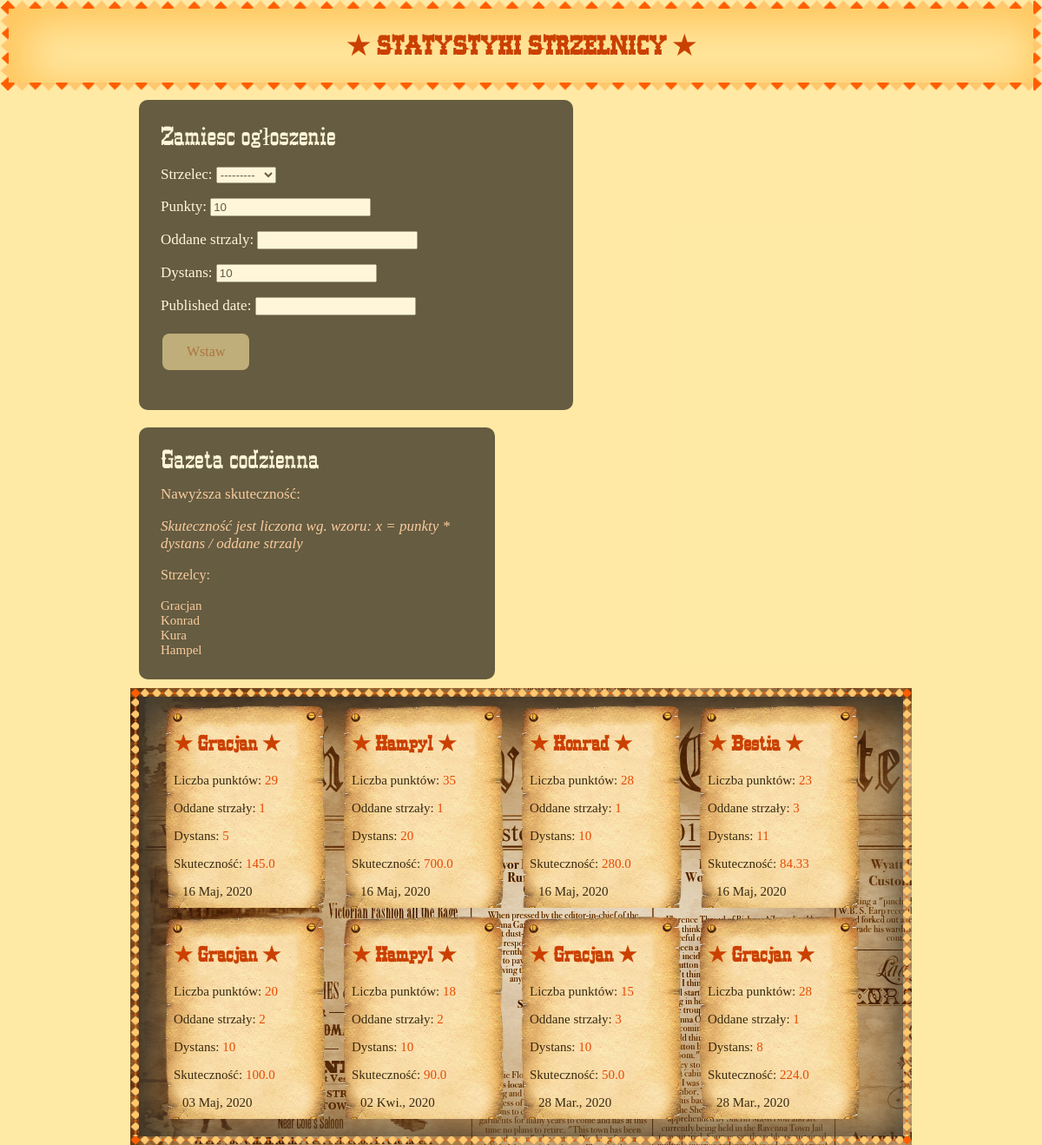
The page / on the database its author committed.
### wpisy/models.py (models this page shows, shortened)
class Wpis(models.Model):
    ZAWODNICY = (
        ('Gracjan', 'Gracjan'),
        ('Konrad', 'Konrad'),
        ('Bestia', 'Bestia'),
        ('Hampyl', 'Hampyl'),
    )
    strzelec = models.CharField(max_length=15, choices=ZAWODNICY)
    punkty = models.IntegerField(default = 10)
    oddane_strzaly = models.IntegerField()
    dystans = models.IntegerField(default = 10)
    created_date = models.DateTimeField(default=timezone.now)
    published_date = models.DateField(blank=True, null=True)
    def wynik(self):
        x = self.punkty * self.dystans / self.oddane_strzaly
        return round(x, 2)

### wpisy/views.py (the view)
# urls.py: path('', views.Dom, name="Dom"),
def Dom(request, *args, **kwargs):
        posts = Wpis.objects.filter(published_date__lte=timezone.now()).order_by('-published_date')
        najlepszy_wynik = Wpis.objects.aggregate(Max('punkty'))['punkty__max']
        if request.method == "POST":
            form = PostForm(request.POST)
            if form.is_valid():
                post = form.save(commit=False)
                post.save()
                return redirect('Dom')
        else:
            form = PostForm()
        return render(request, 'dane.html', {'form': form, 'posts': posts, 'najlepszy_wynik': najlepszy_wynik,})

### wpisy/forms.py
class PostForm(forms.ModelForm):
    class Meta:
        model = Wpis
        fields = ['strzelec', 'punkty', 'oddane_strzaly', 'dystans', 'published_date',  ]

### strzelnica/templates/dane.html (shortened to what this page needs)
{% extends 'baza.html' %}
{% load static %}
{% load i18n %}
{% block content %}
<div id="wszysposty">
{% for wpis in posts %}
<div class="post">
    <h2>★ {{ wpis.strzelec }} ★</h2>
    <p class="postowe">Liczba punktów: <span class="kolorek2">{{ wpis.punkty }}</span></p>
    <p class="postowe">Oddane strzały: <span class="kolorek2">{{ wpis.oddane_strzaly }}</span></p>
    <p class="postowe">Dystans: <span class="kolorek2">{{ wpis.dystans }}</span></p>
    <p class="postowe">Skuteczność: <span class="kolorek2">{{ wpis.wynik }}</span></p>
    <div class="date">
        {% language 'pl' %}
        <span class="data">{{ wpis.published_date|date:'d N, Y' }}</span>
        {% endlanguage %}
    </div>
</div>
{% endfor %}
</div>
{% endblock %}

### strzelnica/templates/baza.html (shortened to what this page needs)
{% load static %}
<html>
    <head>
    </head>
    <body>
            <div class="grid-container">
                    <div class="baner">
                        <a href="/"><h1 class="podban">★ STATYSTYKI STRZELNICY ★</h1></a>
                    </div>
                    <div class="konsola">
                        <div class="lewy">
                             <span class="ogloszenie">Zamiesc ogłoszenie</span>
                            <p class="kolorek">
                                <form method="POST" class="post-form">{% csrf_token %}
                                    {{ form.as_p }}
                                    <button type="submit" class="guzik">Wstaw</button>
                                </form>
                            </p>
                        </div>
                        <div class="prawy">
                             <span class="ogloszenie">Gazeta codzienna</span>
                            <p class="kolorek">Nawyższa skuteczność:
                            </p>
                            <i><p class="kolorek">Skuteczność jest liczona wg. wzoru: x = punkty * dystans / oddane strzaly</p></i>
                            <span class="kolorek">Strzelcy:</span><br><br>
                            <u><a class="cieniowanie" href=" {% url 'Strzelcy' %}">Gracjan</a><br></u>
                            <u><a class="cieniowanie" href=" {% url 'Konrad' %}">Konrad</a><br></u>
                            <u><a class="cieniowanie" href=" {% url 'Kura' %}">Kura</a><br></u>
                            <u><a class="cieniowanie" href=" {% url 'Hampel' %}">Hampel</a></u>
                        </div>
                    </div>
                    <div class="przestrzen">
                        {% block content %}
                        {% endblock %}
                    </div>
                    <div class="tlo1"></div>
                    <div class="tlo2"></div>
                  </div>
    </body>
</html>

### wpisy/static/css/styl.css (style rules this page uses)
html, body, .grid-container { height: 100%; margin: 0; }
.grid-container *:after { border: 1px solid orange; position: absolute; top: 0; left: 0; }
.grid-container { display: grid; grid-template-columns: 0.5fr 1.5fr 1.5fr 0.5fr; grid-template-rows: 0.3fr 0.9fr 2fr; grid-template-areas: "baner baner baner baner" "tlo1 konsola konsola tlo2" "tlo1 przestrzen przestrzen tlo2"; }
.baner { grid-area: baner; background-color: rgba(255, 233, 162, 0.972); padding: 5px; box-shadow:10px 10px 50px 10px rgb(255, 197, 90) inset; border: 10px solid transparent; border-image: url(border.png) 20% round; }
.konsola { grid-area: konsola; background-color: rgba(255, 233, 162, 0.972); }
.przestrzen { grid-area: przestrzen; background-color: rgba(255, 233, 162, 0.972); background-image: url("gazeta2.jpg"); padding: 10px; box-shadow:10px 10px 50px 10px rgb(61, 56, 45) inset; border: 10px solid transparent; border-image: url(border.png) 30% round; }
.tlo1 { grid-area: tlo1; background-color: #ffeaa5; }
.tlo2 { grid-area: tlo2; background-color: #ffeaa5; }
.podban { font-family: 'Western Normal'; font-size: 30px; color: rgb(202, 64, 0); text-align: center; }
p { font-family: 'EB Garamond', serif; font-size: 17px; color: white; }
.postowe { font-family: 'EB Garamond', serif; font-size: 15px; color: rgb(58, 40, 16); }
.data { font-family: 'EB Garamond', serif; font-size: 15px; color: rgb(58, 40, 16); padding: 10px; }
.kolorek { color: rgb(246, 183, 153); }
.kolorek2 { color: rgb(230, 75, 4); }
.post { margin-top: 0; padding: 10px; margin-left: 20px; max-width: 20%; float: left; min-width: 165px; margin-bottom: 10px; background-image: url("papier.png"); background-size: 185px 250px, cover; }
h2 { font-family: 'Western Normal'; color: rgb(202, 64, 0); }
.guzik { background-color: rgba(255, 233, 162, 0.972); border: none; color: rgb(202, 64, 0); padding: 12px 28px; text-align: center; font-size: 16px; margin: 4px 2px; opacity: 0.6; transition: 0.3s; display: inline-block; text-decoration: none; cursor: pointer; font-family: 'EB Garamond', serif; border-radius: 8px; }
.lewy { margin: 10px; width: 50%; float: left; padding: 20px; border: solid black 5px; border-radius: 10px; background-color: black; opacity: 0.6; }
.prawy { margin: 10px; float: left; width: 40%; padding: 20px; border: solid black 5px; border-radius: 10px; background-color: black; opacity: 0.6; }
.ogloszenie { font-family: 'Western Normal'; color: white; font-size: 30px; margin-top: 20px; }
a { text-decoration-line: none; }
.cieniowanie { font-family: 'EB Garamond', serif; font-size: 15px; color: rgb(246, 183, 153); transition: 0.3; }

### rows shown on the page
Wpis: strzelec "Gracjan", punkty "29", oddane_strzaly "1", dystans "5", wynik "145.0", published_date "16 Maj, 2020"
Wpis: strzelec "Hampyl", punkty "35", oddane_strzaly "1", dystans "20", wynik "700.0", published_date "16 Maj, 2020"
Wpis: strzelec "Konrad", punkty "28", oddane_strzaly "1", dystans "10", wynik "280.0", published_date "16 Maj, 2020"
Wpis: strzelec "Bestia", punkty "23", oddane_strzaly "3", dystans "11", wynik "84.33", published_date "16 Maj, 2020"
Wpis: strzelec "Gracjan", punkty "20", oddane_strzaly "2", dystans "10", wynik "100.0", published_date "03 Maj, 2020"
Wpis: strzelec "Hampyl", punkty "18", oddane_strzaly "2", dystans "10", wynik "90.0", published_date "02 Kwi., 2020"
Wpis: strzelec "Gracjan", punkty "15", oddane_strzaly "3", dystans "10", wynik "50.0", published_date "28 Mar., 2020"
Wpis: strzelec "Gracjan", punkty "28", oddane_strzaly "1", dystans "8", wynik "224.0", published_date "28 Mar., 2020"
